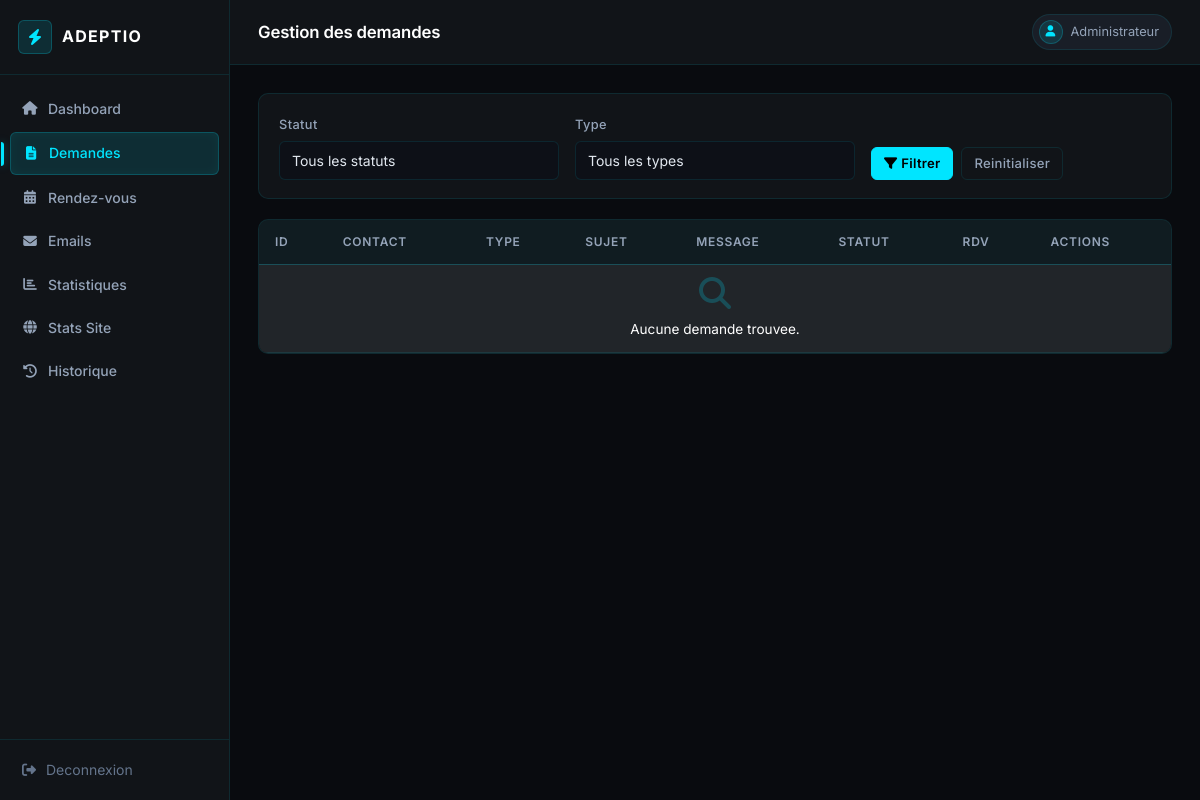
/admin/demandes.php (signed in), run on an earlier commit of the app's database.
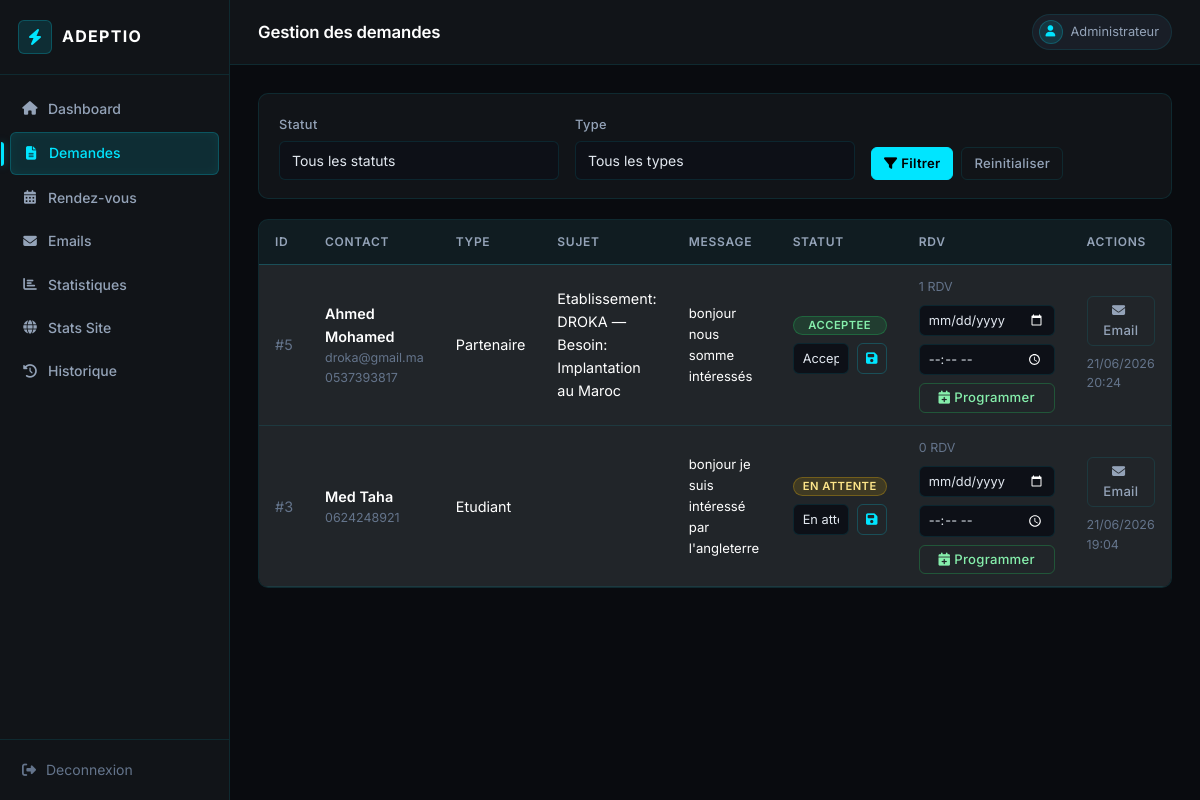
And on a later commit of the database.
### tables this page shows
CREATE TABLE `demandes` (
  `id_demande` int(11) NOT NULL,
  `type_demande` enum('etudiant','partenaire') DEFAULT NULL,
  `nom` varchar(100) DEFAULT NULL,
  `email` varchar(100) DEFAULT NULL,
  `telephone` varchar(20) DEFAULT NULL,
  `sujet` varchar(255) DEFAULT NULL,
  `message` text DEFAULT NULL,
  `statut` enum('en_attente','acceptee','rejetee') DEFAULT 'en_attente',
  `date_demande` timestamp NULL DEFAULT current_timestamp()
);

### admin/_bootstrap.php (called while the page is built, shortened)
<?php
function e(?string $value): string
{
    return htmlspecialchars((string) $value, ENT_QUOTES, 'UTF-8');
}
function demande_status_label(?string $status): string
{
    return [
        'en_attente' => 'En attente',
        'acceptee' => 'Acceptee',
        'rejetee' => 'Rejetee',
    ][$status] ?? 'Inconnu';
}
function demande_status_class(?string $status): string
{
    return [
        'en_attente' => 'warning',
        'acceptee' => 'success',
        'rejetee' => 'danger',
    ][$status] ?? 'secondary';
}
function format_datetime(?string $value): string
{
    return date('d/m/Y H:i', strtotime($value));
}

### admin/demandes.php (the view, shortened to what the changed rows need)
<?php
require_once __DIR__ . '/_bootstrap.php';
require_once __DIR__ . '/_layout.php';
$conditions = [];
$params     = [];
$where = $conditions ? 'WHERE ' . implode(' AND ', $conditions) : '';
$stmt  = $pdo->prepare("
    SELECT d.*,
        (SELECT COUNT(*) FROM rendez_vous r WHERE r.id_demande = d.id_demande) AS total_rdv
    FROM demandes d
    $where
    ORDER BY d.date_demande DESC
");
$stmt->execute($params);
$demandes = $stmt->fetchAll();
render_admin_header($pdo, 'Gestion des demandes', 'demandes');
?>
<div class="panel">
    <div class="table-responsive">
        <table class="table mb-0">
            <thead>
                <tr>
                    <th>ID</th>
                    <th>Contact</th>
                    <th>Type</th>
                    <th>Sujet</th>
                    <th>Message</th>
                    <th>Statut</th>
                    <th>RDV</th>
                    <th>Actions</th>
                </tr>
            </thead>
            <tbody>
            <?php foreach ($demandes as $demande): ?>
                <tr>
                    <td><span style="color:var(--muted)">#<?= (int) $demande['id_demande'] ?></span></td>
                    <td>
                        <div class="fw-semibold"><?= e($demande['nom']) ?></div>
                        <div class="text-muted small"><?= e($demande['email']) ?></div>
                        <div class="text-muted small"><?= e($demande['telephone']) ?></div>
                    </td>
                    <td><?= e(ucfirst($demande['type_demande'])) ?></td>
                    <td style="max-width:160px;white-space:normal"><?= e($demande['sujet']) ?></td>
                    <td class="message-cell"><?= nl2br(e($demande['message'])) ?></td>
                    <td>
                        <span class="badge text-bg-<?= e(demande_status_class($demande['statut'])) ?> d-block mb-2">
                            <?= e(demande_status_label($demande['statut'])) ?>
                        </span>
                        <form class="d-flex gap-2" method="POST">
                            <select class="form-select form-select-sm" name="statut" aria-label="Statut">
                                <option value="en_attente" <?= $demande['statut'] === 'en_attente' ? 'selected' : '' ?>>En attente</option>
                                <option value="acceptee"   <?= $demande['statut'] === 'acceptee'   ? 'selected' : '' ?>>Acceptee</option>
                            </select>
                            <button class="btn btn-sm btn-outline-primary" type="submit" title="Enregistrer le statut">
                                <i class="fas fa-save"></i>
                            </button>
                        </form>
                    </td>
                    <td>
                        <div class="text-muted small mb-2"><?= (int) $demande['total_rdv'] ?> RDV</div>
                        <form class="d-grid gap-2" method="POST">
                            <input class="form-control form-control-sm" type="date" name="date_rdv"   required>
                            <input class="form-control form-control-sm" type="time" name="heure_rdv"  required>
                            <button class="btn btn-sm btn-outline-success" type="submit">
                                <i class="fas fa-calendar-plus me-1"></i>Programmer
                            </button>
                        </form>
                    </td>
                    <td>
                        <a class="btn btn-sm btn-outline-secondary mb-2" href="emails.php?id_demande=<?= (int) $demande['id_demande'] ?>">
                            <i class="fas fa-envelope me-1"></i>Email
                        </a>
                        <div class="text-muted small"><?= e(format_datetime($demande['date_demande'])) ?></div>
                    </td>
                </tr>
            <?php endforeach; ?>
            <?php if (!$demandes): ?>
                <tr><td colspan="8" class="empty-state"><i class="fas fa-search"></i>Aucune demande trouvee.</td></tr>
            <?php endif; ?>
            </tbody>
        </table>
    </div>
</div>
<?php render_admin_footer(); ?>

### admin/_layout.php (shortened to what the changed rows need)
<?php
function render_admin_header(PDO $pdo, string $title, string $active): void
{
    $links = [
        'dashboard'   => ['Dashboard',        'dashboard.php',    'fa-home'],
        'demandes'    => ['Demandes',          'demandes.php',     'fa-file-alt'],
        'rendez_vous' => ['Rendez-vous',       'rendez_vous.php',  'fa-calendar-alt'],
        'emails'      => ['Emails',            'emails.php',       'fa-envelope'],
        'statistiques' => ['Statistiques',      'statistiques.php',  'fa-chart-bar'],
        'stats'        => ['Stats Site',         'stats.php',         'fa-globe'],
        'historique'   => ['Historique',        'historique.php',    'fa-history'],
    ];
    ?>
<!DOCTYPE html>
<html lang="fr" data-bs-theme="dark">
<head>
    <link href="https://cdn.jsdelivr.net/npm/bootstrap@5.3.3/dist/css/bootstrap.min.css" rel="stylesheet">
    <link href="https://cdnjs.cloudflare.com/ajax/libs/font-awesome/6.5.1/css/all.min.css" rel="stylesheet">
    <link href="assets/style.css" rel="stylesheet">
</head>
<body>
<div class="admin-shell">
    <aside class="sidebar">
        <nav class="sidebar-nav">
            <?php foreach ($links as $key => [$label, $href, $icon]): ?>
                <a href="<?= e($href) ?>" class="<?= $active === $key ? 'active' : '' ?>">
                    <i class="fas <?= e($icon) ?> nav-icon"></i>
                    <span><?= e($label) ?></span>
                </a>
            <?php endforeach; ?>
        </nav>
    </aside>
    <div class="main-content">
        <header class="topbar">
            <h1 class="topbar-title"><?= e($title) ?></h1>
        </header>
        <div class="page-body">
    <?php
}
function render_admin_footer(): void
{
    ?>
        </div>
    </div>
</div>
</body>
</html>
    <?php
}

What changed in the data, as far as the page shows it:
added demandes: id_demande "5", nom "Ahmed Mohamed", email "droka@gmail.ma", telephone "0537393817", type_demande "Partenaire", sujet "Etablissement: DROKA — Besoin: Implantation au Maroc", message "bonjour nous somme intéressés", statut "ACCEPTEE", statut "Acceptee", total_rdv "1", date_demande "21/06/2026 20:24"
added demandes: id_demande "3", nom "Med Taha", telephone "0624248921", type_demande "Etudiant", message "bonjour je suis intéressé par l'angleterre", statut "EN ATTENTE", statut "En attente", total_rdv "0", date_demande "21/06/2026 19:04"
Also different on the page:
text no longer shown: "Aucune demande trouvee."
